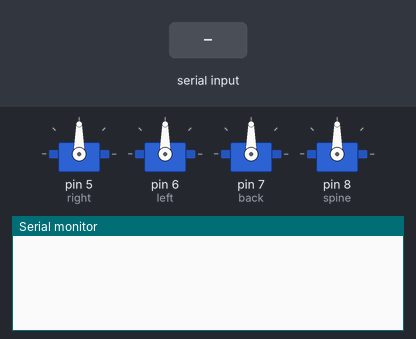
Bench run of a sketch on a simulated Arduino Uno, built with avr-gcc and run on an emulated ATmega328P. Parts: 4 × servo, the last lines printed to the serial monitor. Inputs (shaded band) come from the test bench.

Above: at 1.2 s.
1.3 s: "e" received over Serial
At 1.9 s:
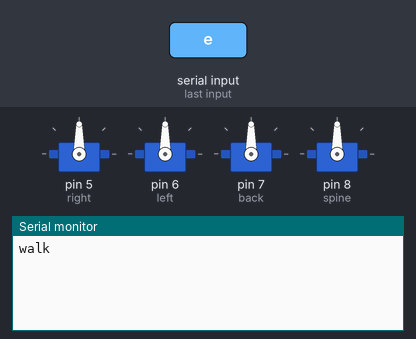
2.8 s: "r" received over Serial
At 4.0 s:
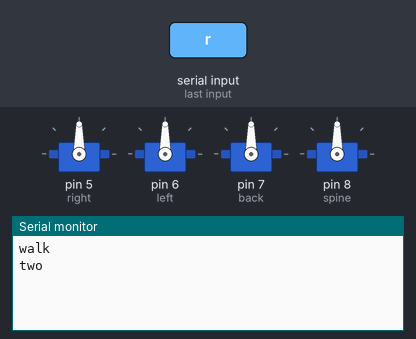
4.3 s: "t" received over Serial
At 5.4 s:
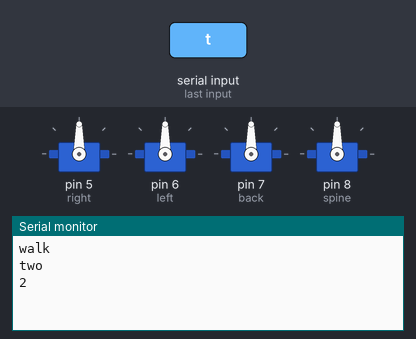

Measured:
- after the input at 1.3 s, the serial monitor: prints a new line at once (image 1)
- after the input at 2.8 s, the serial monitor: prints a new line at once (image 2)
- after the input at 4.3 s, the serial monitor: prints a new line at once (image 3)

The sketch:

f_b_s_1.ino
```cpp
// standging and sitting, pretty smooth
//perhaps a walking cycle

#include <Servo.h>      // include the servo library

Servo right;
Servo left;
Servo back;
Servo spine;

int angle = 90;
int backAngle = 70;
int limit = 45;
int spineAngle = 90;
int spineLimit = 45;

boolean start = true;
boolean offset = false;

int d = 250;

void setup() {
  Serial.begin(9600);       // initialize serial communications

  right.attach(5);
  left.attach(6);
  back.attach(7);
  spine.attach(8);

}

void loop()
{

  if (start) {
    left.write(90);
    right.write(90);
    back.write(90);
    start = false;
  }

  if ( Serial.available()) {
    char ch = Serial.read();

    switch(ch) {

    case 'w':
      if (angle < angle + limit) {
        angle += 10;
        writeServo(left, angle);
        writeServo(right, 180-angle);
      }
      break;

    case 's':
      if (angle > limit) {
        angle -= 10;
        writeServo(left, angle);
        writeServo(right, 180-angle);
      }
      break;

    case 'd':
      if(backAngle < backAngle + limit) {
        backAngle += 10;
        writeServo(back, backAngle);
      }
      break;

    case 'f':
      if (backAngle > limit) {
        backAngle -= 10;
        writeServo(back, backAngle);
      }
      break;

    case 'e':
      Serial.println("walk");
      walk(left);
      delay(40);
      walk(right);
      break;
    case 'r':
      Serial.println("two");
      twoWalk(right, left);
      break;
    case 't':
      Serial.println("2");
      twoWalk2(right, left);
      break;
    case 'k':
      if (spineAngle < spineAngle + spineLimit) {
        spineAngle += 4;
        writeServo(spine, spineAngle);
      }
      break;
    case 'l':
      if (spineAngle > spineAngle - spineLimit) {
        spineAngle -= 4;
        writeServo(spine, spineAngle);
      }
      break;
    }
  }
}

void writeServo(Servo _s, int _a) {
  Servo s = _s;
  int a = _a;
  s.write(a);
  delay(10);
}

void walk(Servo _s) {
  Servo s = _s  ;
  //delay between servo moves
  int d = 10;
  int r = 4;
  int t = 10;

  for (int i = 1; i < t; i++) {
    angle += r;
    s.write(angle);
    delay(d);
  }
  for (int i = 1; i < t; i++) {
    angle -= r;
    s.write(angle);
    delay(d);
  }
}

void twoWalk(Servo _r, Servo _l) {
  int d = 20;
  int r = 3;
  int t = 8;
  int w = 50;

  Servo right = _r;
  Servo left = _l;

  for (int i = 1; i < t; i++) {
    angle += r;
    right.write(180-angle);
    delay(d);
  }
  angle = angle - r*t;
  delay(w);
  for (int i = 1; i < t; i++) {
    angle += r;
    left.write(angle);
    delay(d);
  }
  angle = angle - r*t;
  delay(w);
  for (int i = 1; i < t; i++) {
    angle -= r;
    right.write(180-angle);
    delay(d);
  }
  angle = angle + r*t;
  delay(w);
  for (int i = 1; i < t; i++) {
    angle -= r;
    left.write(angle);
    delay(d);
  }
  angle = angle + r*t;
  delay(w);

}

void twoWalk2(Servo _r, Servo _l) {
  int d = 20;
  int r = 3;
  int t = 8;
  int w = 50;

  Servo right = _r;
  Servo left = _l;

  for (int i = 1; i < t; i++) {
    angle -= r;
    right.write(180-angle);
    delay(d);
  }
  angle = angle + r*t;
  delay(w);
  for (int i = 1; i < t; i++) {
    angle -= r;
    left.write(angle);
    delay(d);
  }
  angle = angle + r*t;
  delay(w);

  for (int i = 1; i < t; i++) {
    angle += r;
    right.write(180-angle);
    delay(d);
  }
  angle = angle - r*t;
  delay(w);
  for (int i = 1; i < t; i++) {
    angle += r;
    left.write(angle);
    delay(d);
  }
  angle = angle - r*t;
  delay(w);


}
```
